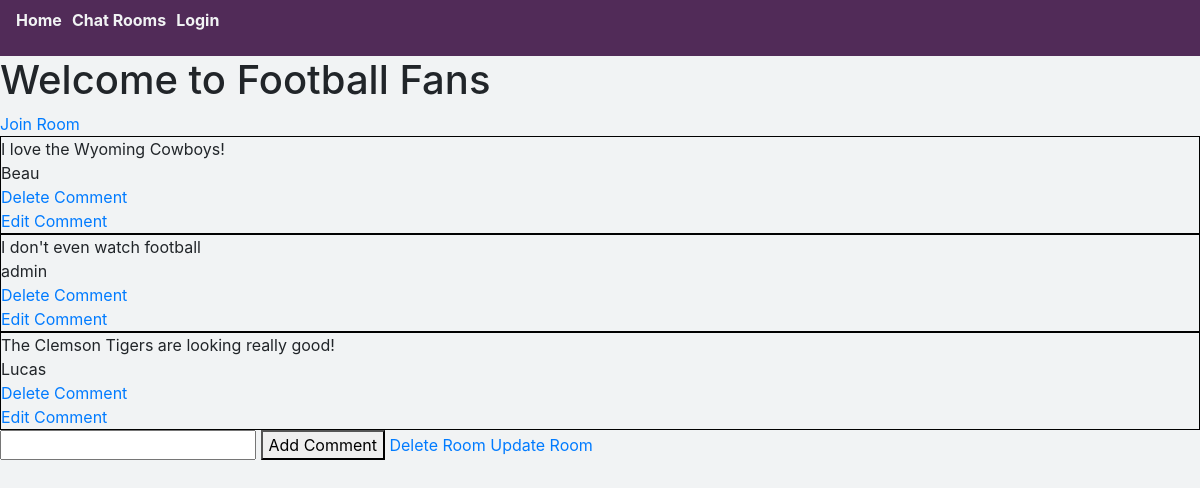
/4/chat_room_detail, run on the app's committed database.
### chat_app/models.py (models this page shows, shortened)
class Room(models.Model):
    name = models.CharField(max_length=255)
    description = models.CharField(max_length=255, null=True)
    created_by = models.ForeignKey(User, on_delete=models.CASCADE, null=True, related_name='rooms')
    members = models.ManyToManyField(User)

class Message(models.Model):
    text = models.CharField(max_length=255, null=True)
    user = models.ForeignKey(User, on_delete=models.CASCADE, null=True)
    room = models.ForeignKey(Room, on_delete=models.CASCADE, null=True)

### chat_app/views.py (the view)
# urls.py: path('<int:pk>/chat_room_detail', views.DetailView.as_view(), name='chat_detail'),
class DetailView(generic.DetailView):
    model = Room
    template_name = 'chat_app/chat_room_detail.html'
    fields = ['name']

### chat_app/templates/chat_app/chat_room_detail.html (shortened to what this page needs)
{% extends 'chat_app/base.html' %}
{% block content %}
<h1>Welcome to {{room.name}}</h1>
<div><a href="#">Join Room</a></div>
{% for message in object.message_set.all %}
<div class="message">
  <div>{{message.text}}</div>
  <div>{{message.user}}</div>
  <div><a href="{% url 'chat_app:message_delete' message.id %}">Delete Comment</a></div>
  <div><a href="{% url 'chat_app:message_edit' message.id %}">Edit Comment</a></div>
</div>
{% endfor %}
<form action="{% url 'chat_app:message_create' room.id %}" method='post' ">{% csrf_token %}
  <input type="text" name='text'>
  <button>Add Comment</button>
  <a href="{% url 'chat_app:room_delete' room.id %}">Delete Room</a>
  <a href="{% url 'chat_app:room_update' room.id %}">Update Room</a>
</form>
{% endblock content %}

### chat_app/static/styles.css (style rules this page uses)
* { box-sizing: border-box; }
body { background-color: #f1f3f4; }
.message { border: solid 1px #000; }

### data on the page
Room: name "Football Fans"
Message: text "I love the Wyoming Cowboys!", user "Beau"
Message: text "I don't even watch football", user "admin"
Message: text "The Clemson Tigers are looking really good!", user "Lucas"
